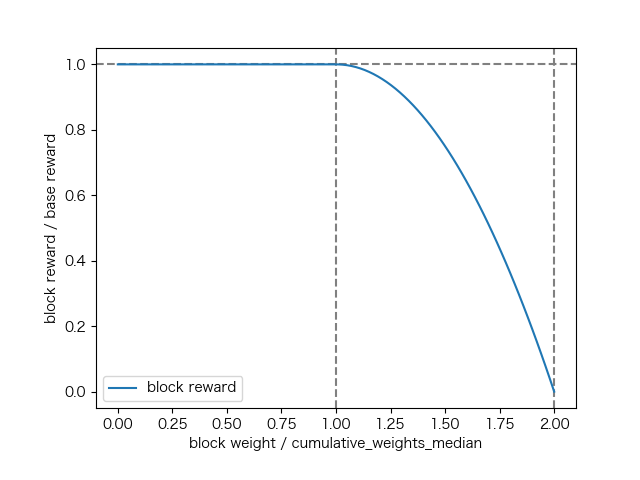

Source code (Python):
import matplotlib.pyplot as plt
import numpy as np

# Prepare the data
x = np.linspace(0, 2, 100)

base = 1

y = [base if i < 1 else base * (1 - (i - 1) * (i - 1)) for i in x]

# Plot the data
fig = plt.figure()
ax = fig.add_axes([0.15, 0.15, 0.75, 0.75])
ax.set_xlabel('block weight / cumulative_weights_median')
ax.set_ylabel('block reward / base reward')

ax.axhline(y=1, color="grey", linestyle="--")
ax.axvline(x=1, color="grey", linestyle="--")
ax.axvline(x=2, color="grey", linestyle="--")

ax.plot(x, y, label='block reward')

# Add a legend
plt.legend()

# Show the plot
plt.show()
